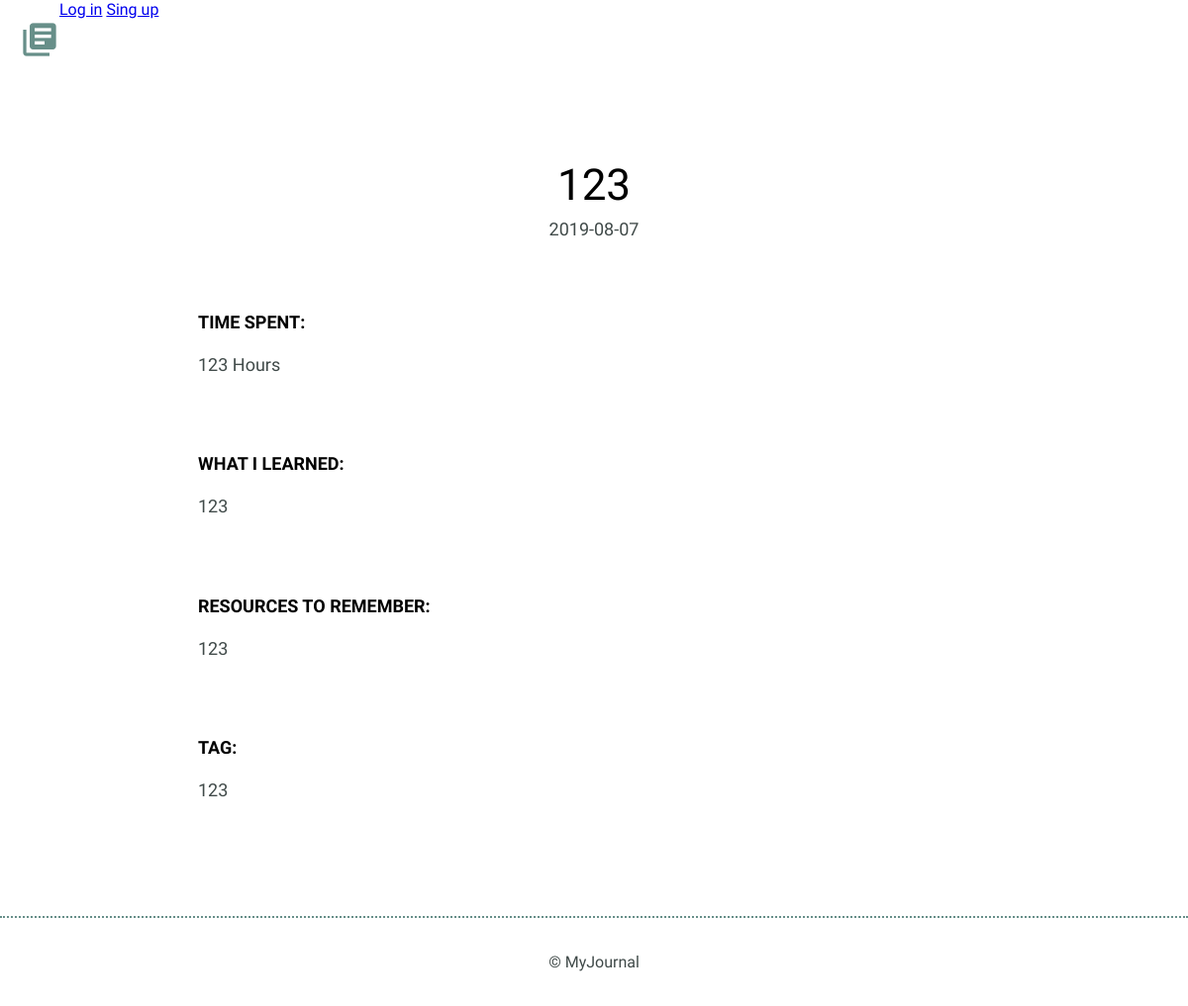
The page /entries/123 on the database its author committed.
### models.py (models this page shows, shortened)
class Journal(Model):
    title = TextField(unique = True)
    date = DateField()
    time_spent = IntegerField()
    what_you_lean = TextField()
    resource_to_remember = TextField()
    tag = TextField()
    slug = TextField()
    class Meta:
        database = DATABASE
        order_by = ('-date')

### app.py (the view)
@app.route('/entries/<slug>')
def detail(slug):
    journal = models.Journal.get(models.Journal.slug == slug)
    return render_template('detail.html', journal = journal)

### app.py (called while the page is built)
@app.before_request
def before_request():
    g.db = models.DATABASE
    g.db.connect()
    g.user = current_user

@app.after_request
def after_request(response):
    g.db.close()
    return response

### templates/detail.html (shortened to what this page needs)
{% extends "layout.html" %}
{% block content %}
            <div class="container">
                <div class="entry-list single">
                    <article>
                        <h1>{{ journal.title }}</h1>
                        <time datetime="{{ journal.date }}">{{ journal.date }}</time>
                        <div class="entry">
                            <h3>Time Spent: </h3>
                            <p>{{ journal.time_spent }} Hours</p>
                        </div>
                        <div class="entry">
                            <h3>What I Learned:</h3>
                            <p>{{ journal.what_you_lean }}</p>
                        </div>
                        <div class="entry">
                            <h3>Resources to Remember:</h3>
                            <p>{{ journal.resource_to_remember }}</p>
                        </div>
                        <div class="entry">
                            <h3>Tag: </h3>
                            <p>{{ journal.tag }}</p>
                        </div>
                    </article>
                </div>
            </div>
{% endblock %}

### static/css/site.css (style rules this page uses)
body { font-size: 16px; color: #404a49; font-family: 'Cousine', serif; font-weight: 400; }
.container { margin: 0 auto; padding: 0 25px; }
h1, h2, h3 { margin: 0; font-weight: 400; line-height: 1em; color: #000; }
h1 { font-size: 44px; margin-bottom: 12px; }
h3 { font-size: 18px; font-family: 'Work Sans', serif; font-weight: 600; text-transform: uppercase; }
p { line-height: 1.8em; font-size: 18px; }
.entry-list, .edit-entry, .new-entry { max-width: 800px; margin: 0 auto; padding: 70px 0 150px 0; }
.entry-list article { margin-bottom: 70px; text-align: center; }
.entry-list article:last-child { margin-bottom: 0; }
.entry-list.single { padding-bottom: 70px; }
.entry-list.single time { font-size: 18px; }
.entry { max-width: 800px; margin: 75px auto 0 auto; text-align: left; }
.entry p { margin-bottom: 40px; }

### rows shown on the page
Journal: title "123", date "2019-08-07", time_spent "123", what_you_lean "123", resource_to_remember "123", tag "123"
